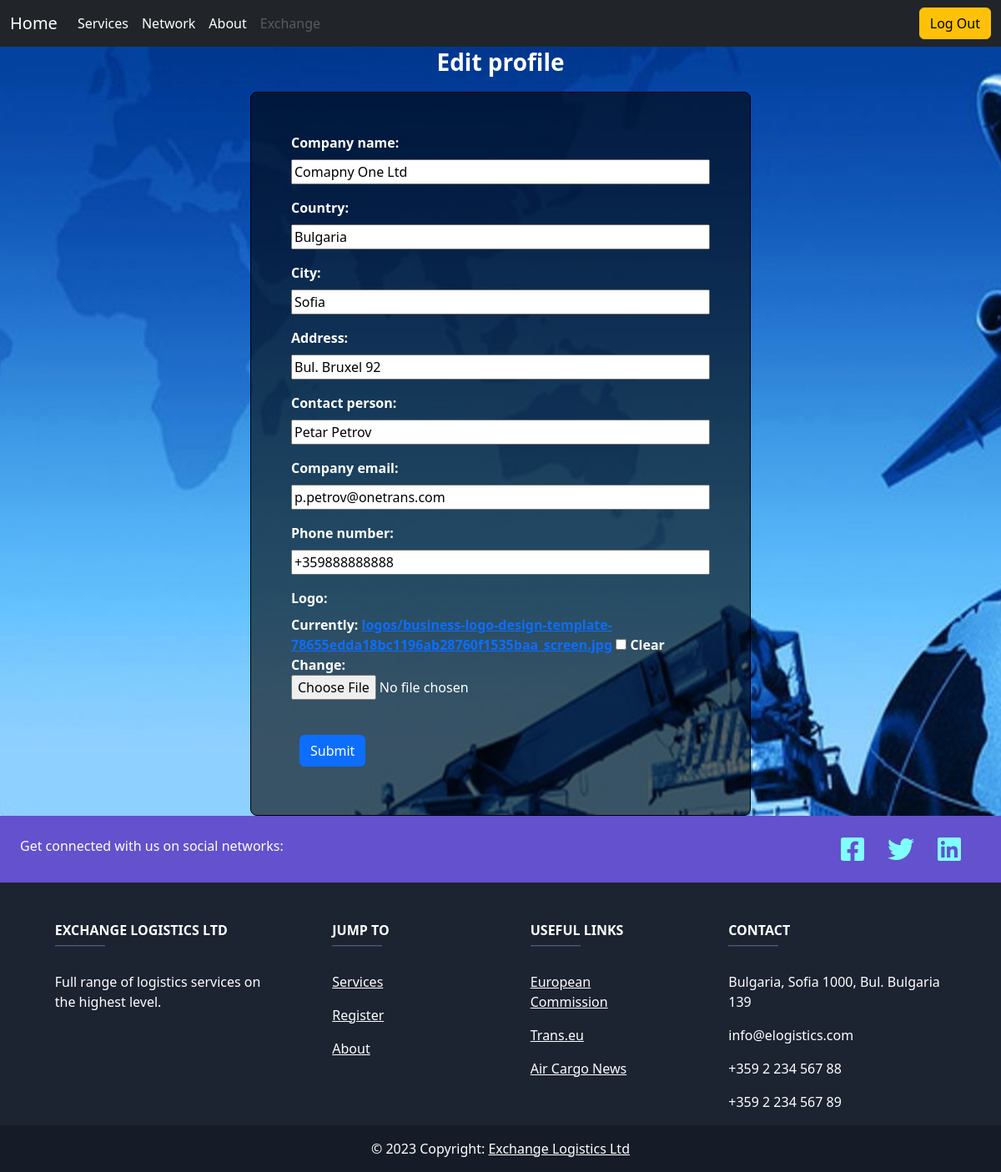
The app's page /exchange/2/profile/edit/ (signed in) with its own data.
### ExchangeLogistics/accounts/models.py (models this page shows, shortened)
class CompanyProfile(models.Model):
    user = models.OneToOneField(
        UserModel,
        primary_key=True,
        on_delete=models.CASCADE,
    )
    company_name = models.CharField(max_length=100)
    country = models.CharField(max_length=50, validators=(name_validator,),)
    city = models.CharField(max_length=50, validators=(name_validator,),)
    address = models.CharField(max_length=300)
    contact_person = models.CharField(max_length=100, validators=(name_validator,),)
    company_email = models.CharField(
        max_length=100,
        blank=False,
        null=False,
        validators=(EmailValidator(),)
    )
    phone_number = models.CharField(
        max_length=20,
    )
    logo = models.ImageField(
        upload_to='logos',
        blank=True,
    )

### ExchangeLogistics/exchange/views.py (the view, shortened to what this page needs)
# urls.py: path('<int:pk>/profile/edit/', EditCompanyProfileView.as_view(), name='edit_profile'),
class EditCompanyProfileView(LoginRequiredMixin, generic.UpdateView):
    model = CompanyProfile
    form_class = CreateCompanyProfileForm
    template_name = 'exchange/edit_profile.html'
    success_url = reverse_lazy('profile_details_company')
    def get_context_data(self, **kwargs):
        context = super().get_context_data(**kwargs)
        context['user'] = UserModel.objects.get(pk=self.object.pk)
        return context

### ExchangeLogistics/accounts/forms.py (shortened to what this page needs)
class CreateCompanyProfileForm(forms.ModelForm):
    class Meta:
        model = CompanyProfile
        fields = '__all__'
        exclude = ['user']

### templates/exchange/edit_profile.html (shortened to what this page needs)
{% load static %}
<!doctype html>
<html lang="en">
<link href="https://cdn.jsdelivr.net/npm/bootstrap@5.3.0-alpha1/dist/css/bootstrap.min.css" rel="stylesheet"
>
<head>
    <link href="{% static 'CSS/carousel.css' %}" rel="stylesheet">
    <link href="{% static 'CSS/styles_all.css' %}" rel="stylesheet">
    <link rel="stylesheet" href="{% static 'CSS/sign-profile.css' %}">
</head>
<body class="sign-profile-body">
<header>
    <nav class="navbar navbar-expand-md navbar-dark fixed-top bg-dark">
        <div class="container-fluid">
            <a class="navbar-brand" href="{% url 'index' %}">Home</a>
            <div class="collapse navbar-collapse" id="navbarCollapse">
                <ul class="navbar-nav me-auto mb-2 mb-md-0">
                    <li class="nav-item">
                        <a class="nav-link active" href="{% url 'services_main' %}">Services</a>
                    </li>
                    <li class="nav-item">
                        <a class="nav-link active"  href="{% url 'network' %}">Network</a>
                    </li>
                    <li class="nav-item">
                        <a class="nav-link active"  href="{% url 'about' %}">About</a>
                    </li>
                        <a class="nav-link disabled"  href="#">Exchange</a>
                </ul>
                {% if not user.is_authenticated %}
                <div class="text-end">
                    <a href="{% url 'sign_in' %}">
                        <button type="button" class="btn btn-outline-light me-2">Login</button>
                    </a>
                    <a href="{% url 'register' %}">
                        <button type="button" class="btn btn-warning">Sign-up</button>
                    </a>
                </div>
                    {% else %}
                     <div class="text-end">
                    <a href="{% url 'logout' %}">
                        <button type="button" class="btn btn-warning">Log Out</button>
                    </a>
                </div>
                {% endif %}
            </div>
        </div>
    </nav>
</header>
    <div class="sign-profile-content" >
    <h3 class="h3-profile-form" style="padding: 10px">Edit profile</h3>
        <form class="profile-form" action="{% url 'edit_profile' pk=user.pk %}" method="post" enctype="multipart/form-data">
            {% for item in form %}
          <div class="item-form">
              <div class="l-tag">{{ item.label_tag}}</div>
            <div class="input-item">{{ item }}</div>
          </div>
            {% endfor %}
                    <div class="col-12" style="padding: 10px">
                    <button class="btn btn-primary" type="submit">Submit</button>
                  </div>
        </form>
        </div>
<div  style="margin-bottom: 0;">
    <footer
            class="text-center text-lg-start text-white"
            style="background-color: #1c2331"
            >
      <section
               class="d-flex justify-content-between p-4"
               style="background-color: #6351ce"
               >
        <div class="me-5">
          <span>Get connected with us on social networks:</span>
        </div>
        <div>
          <a href="" class="text-white me-4">
            <i class="fab fa-facebook-f"></i></a>
          <a href="" class="text-white me-4">
            <i class="fab fa-twitter"></i></a>
          <a href="" class="text-white me-4">
            <i class="fab fa-linkedin"></i>
          </a>
        </div>
      </section>
      <section class="">
        <div class="container text-center text-md-start mt-5">
          <div class="row mt-3">
            <div class="col-md-3 col-lg-4 col-xl-3 mx-auto mb-4">
              <h6 class="text-uppercase fw-bold">Exchange Logistics Ltd</h6>
              <hr
                  class="mb-4 mt-0 d-inline-block mx-auto"
                  style="width: 60px; background-color: #7c4dff; height: 2px"
                  />
              <p>
                Full range of logistics services on the highest level.
              </p>
            </div>
            <div class="col-md-2 col-lg-2 col-xl-2 mx-auto mb-4">
              <h6 class="text-uppercase fw-bold">Jump To</h6>
              <hr
                  class="mb-4 mt-0 d-inline-block mx-auto"
                  style="width: 60px; background-color: #7c4dff; height: 2px"
                  />
              <p>
                <a href="{% url 'services_main' %}" class="text-white">Services</a>
              </p>
              <p>
                <a href="{% url 'register' %}" class="text-white">Register</a>
              </p>
              <p>
                <a href="{% url 'about' %}" class="text-white">About</a>
              </p>
            </div>
            <div class="col-md-3 col-lg-2 col-xl-2 mx-auto mb-4">
              <h6 class="text-uppercase fw-bold">Useful links</h6>
              <hr
                  class="mb-4 mt-0 d-inline-block mx-auto"
                  style="width: 60px; background-color: #7c4dff; height: 2px"
                  />
              <p>
                <a href="https://transport.ec.europa.eu/news-events/news_en" class="text-white">European Commission</a>
              </p>
              <p>
                <a href="https://www.trans.eu/en/blog/" class="text-white">Trans.eu</a>
              </p>
              <p>
                <a href="https://www.aircargonews.net/category/region/europe/" class="text-white">Air Cargo News</a>
              </p>
            </div>
            <div class="col-md-4 col-lg-3 col-xl-3 mx-auto mb-md-0 mb-4">
              <h6 class="text-uppercase fw-bold">Contact</h6>
              <hr
                  class="mb-4 mt-0 d-inline-block mx-auto"
                  style="width: 60px; background-color: #7c4dff; height: 2px"
                  />
              <p> Bulgaria, Sofia 1000, Bul. Bulgaria 139</p>
              <p> info@elogistics.com</p>
              <p> +359 2 234 567 88</p>
              <p> +359 2 234 567 89</p>
            </div>
          </div>
        </div>
      </section>
      <div
           class="text-center p-3"
           style="background-color: rgba(0, 0, 0, 0.2)"
           >
        © 2023 Copyright:
        <a class="text-white" href="#"
           >Exchange Logistics Ltd</a
          >
      </div>
    </footer>
  </div>
</body>

### staticfiles/CSS/carousel.css (style rules this page uses)
body { padding-top: 3rem; padding-bottom: 0; color: #5a5a5a; background-color: #eee; }

### staticfiles/CSS/styles_all.css (style rules this page uses)
body { padding-top: 3rem; color: #5a5a5a; }

### staticfiles/CSS/sign-profile.css (style rules this page uses)
.sign-profile-body { height: 100%; background-image: url("../images/login-back.jpg"); background-size: cover; background-repeat: no-repeat; background-position: center; }
.h3-profile-form { color: white; font-weight: bold; }
.sign-profile-content { display: flex; flex-direction: column; flex-wrap: wrap; justify-content: center; align-items: center; }
.profile-form { display: flex; flex-direction: column; flex-wrap: wrap; justify-content: flex-start; align-items: flex-start; padding: 3em; border: 1px solid #000000; border-radius: 0.5em; background-color: rgb(0,0,0); background-color: rgba(0,0,0, 0.6); font-weight: bold; color: white; gap: 1em; width: 50%; }
.item-form { width: 100%; }
.l-tag { padding-bottom: 0.5em; }
.input-item input { width: 100%; }
#logo-clear_id { width: fit-content; }

### templates/exchange/edit_profile.html (style rules this page uses)
svg { fill:#00ffff }
svg { fill:#80ffff }

### records on screen
CompanyProfile: form "Comapny One Ltd" "Bulgaria" "Sofia" "Bul. Bruxel 92" "Petar Petrov" "p.petrov@onetrans.com" "+359888888888"

### other values on screen
{{ item.label_tag }} "Company name:" "Country:" "City:" "Address:" "Contact person:" "Company email:" "Phone number:" "Logo:"
